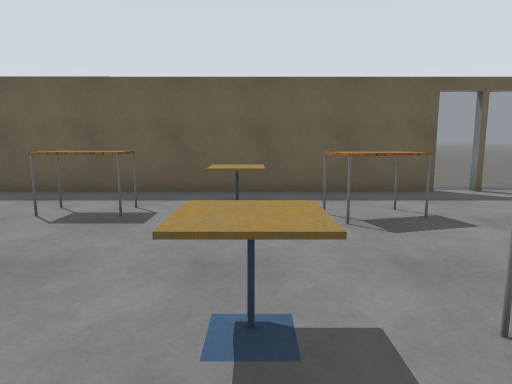
view 1 (above)

13 first-person views from a walk through a robot-simulator world made for Gazebo. The camera is 1.2 m above the floor, tilts 8° down and sees 70° across. Floor lines are 1 m apart. The floor is counted in squares, 1 m on a side. Each view is taken from the middle of a square. On the plan, view 1 faces up. The plan holds only what a view shows up to about 14 squares ahead; the rest is blank. The robots in the file are not drawn. Simple patterns stand in for the simulator's built-in surfaces. Some surface patterns are stand-ins.

view 2
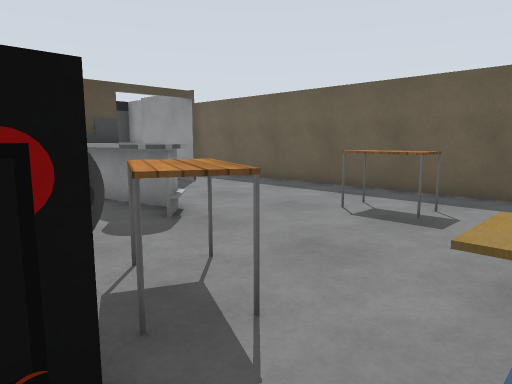

view 3
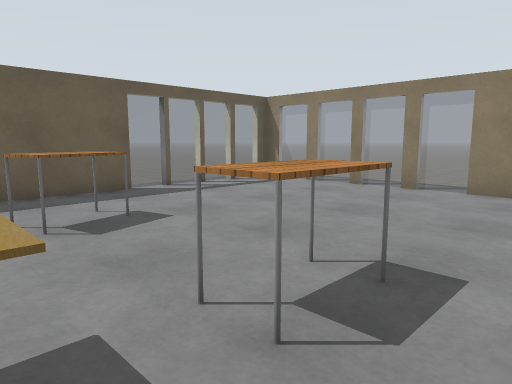

view 4
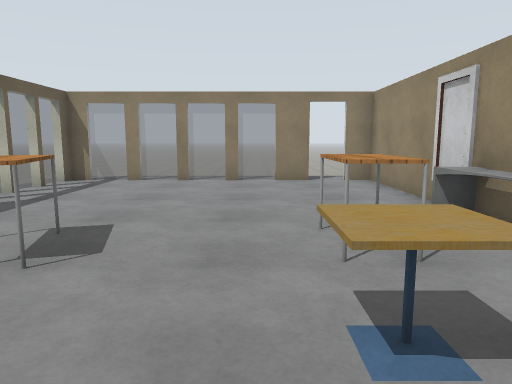

view 5
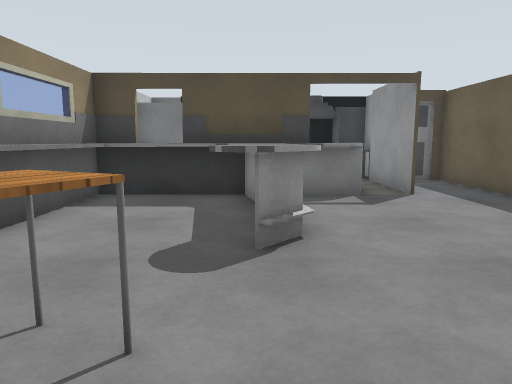

view 6
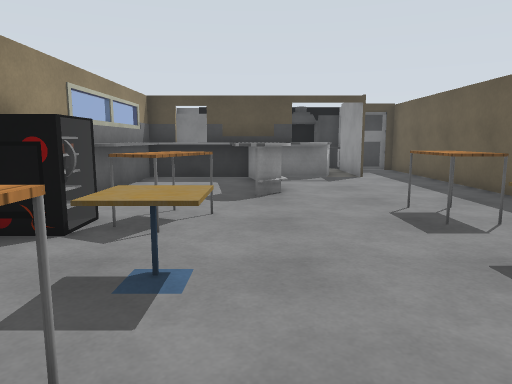

view 7
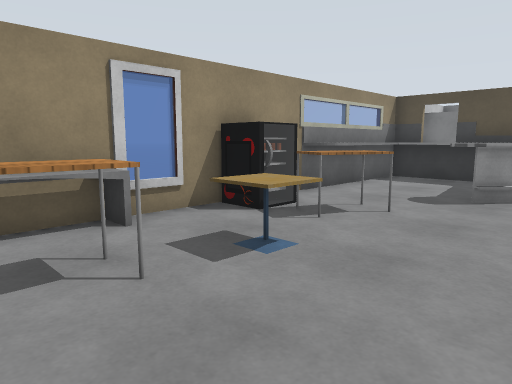

view 8
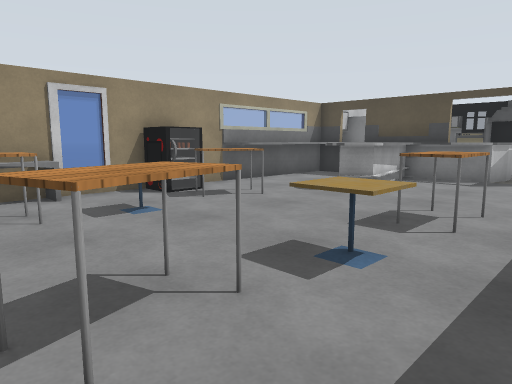

view 9
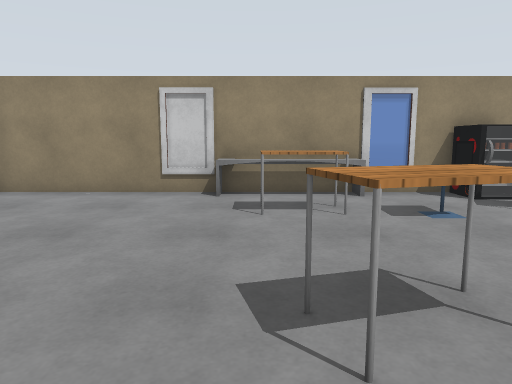

view 10
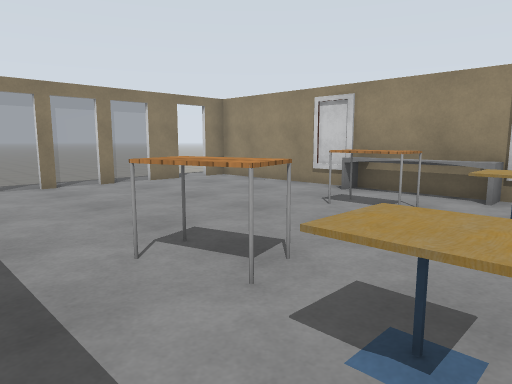

view 11
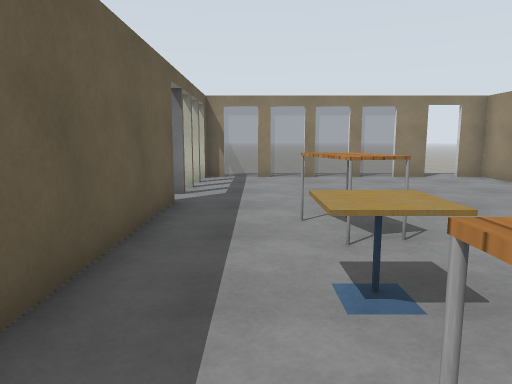

view 12
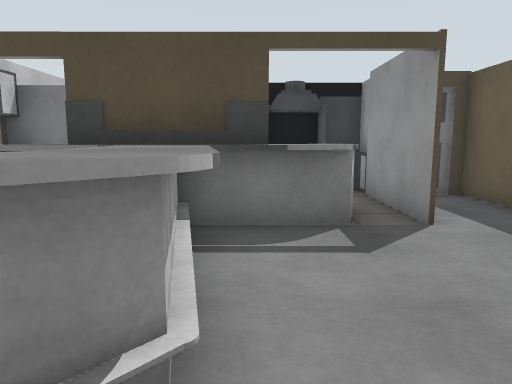

view 13
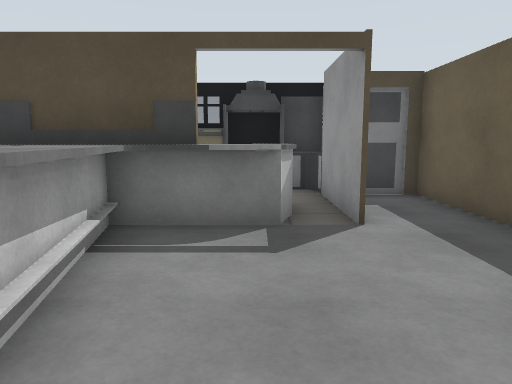

### Floor plan
Key: @ floor where view 1 was taken; # wall or solid block; . floor; = window, fence, low wall or low ledge; T table; C cafe table.
Columns run from 14 left of view 1 to 12 right of it. Each row starts with its distance up from view 1.
 11                    ....
 10                    ......
  9   #################====#...
  8   #....................=...
  7 ###....................=...
  6 ######.....TTCCTT......=...
  5 ##  #=..........T......=...
  4 ##  ##.................=...
  3      #==##.............=...
  2      ##....TT.C.TT.....#...
  1    ####.....T..............
  0    #######..#.@====....#...
 -1          #####=#  ######

Positions as (right, up) in squares from view 1, and headings:
1: (0, 0), facing up
2: (0, 0), facing up-left
3: (0, 0), facing up-right
4: (-2, 3), facing right
5: (-1, 3), facing left
6: (3, 3), facing left
7: (3, 5), facing down-left
8: (3, 8), facing down-left
9: (3, 8), facing down
10: (-1, 8), facing down-right
11: (-3, 7), facing right
12: (-4, 4), facing left
13: (-4, 5), facing left
